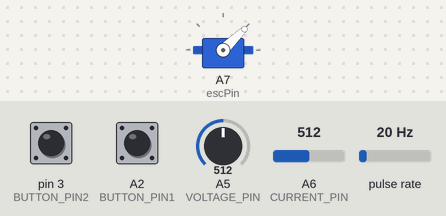
Recording of a sketch running on a simulated Arduino Nano, built with avr-gcc and run on an emulated ATmega328P. Shown: servo. Wiring (inferred from the names in the program): pulse sensor: data pin 2. Inputs (shaded band) come from the test bench; at power-on: pin 3 (BUTTON_PIN2) HIGH, A2 (BUTTON_PIN1) HIGH, A5 (VOLTAGE_PIN) = 512, A6 (CURRENT_PIN) = 512, pulse rate 20 Hz. What the sketch prints to the serial monitor is not drawn.

Above: at 1.2 s.
1.3 s: pin 3 (BUTTON_PIN2) pulled LOW for 3.2 s
At 5.77 s:
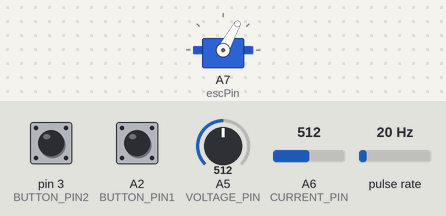
At 13.5 s:
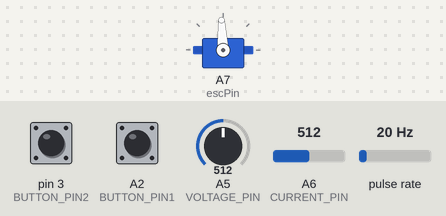
Timing chart, 0 to 15.0 s (numbered marks = the images above; inputs shaded):
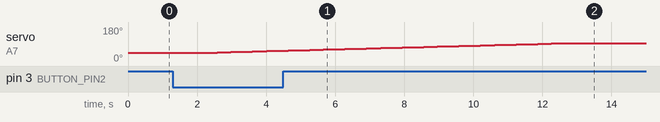

Measured:
- after the input at 1.3 s, servo on A7 (escPin): moves from 44° to 93° over 9.9 s, starting after 1.1 s

The sketch:

new_kv.ino
```cpp
#include <Wire.h>
#include <Adafruit_GFX.h>
#include <Adafruit_SSD1306.h>
#include <Servo.h>

#define HALL_PIN_D0 2
#define VOLTAGE_PIN A5
#define CURRENT_PIN A6
#define BUTTON_PIN1 A2 // Первая кнопка для нажатий
#define BUTTON_PIN2 3 // Вторая кнопка для удержания
#define MAGNET_COUNT 7
const float REFERENCE_VOLTAGE = 5.0;
const float MAX_INPUT_VOLTAGE = 25.0;
const float DIVIDER_RATIO = MAX_INPUT_VOLTAGE / REFERENCE_VOLTAGE;

const int ledPins[6] = {12, 11, 10, 9, 8, 7}; // Светодиоды для выбора KV
const int resultLedPins[3] = {4, 5, 6}; // Светодиоды для результата
const int KV[6] = {300, 600, 900, 1200, 1500, 1800};
int selectedKVled = 0;
int selectedKV = 300;

volatile int pulseCount = 0;
unsigned long previousMillis = 0;
const long interval = 1000;
float voltage = 0;
float rpm = 0;
float current = 0;
float maxKV = 0;
float maxKV_AverageCurrent = 0;
char currentStr[10];

const int numReadings = 2;
float currentReadings[numReadings] = {0.0};
int currentReadingIndex = 0;
float totalCurrent = 0.0;
float averageCurrent = 0.0;

Servo esc;
int escPin = A7;
int minThrottle = 1000;
int maxThrottle = 1500;
int currentThrottle = minThrottle;

bool testRunning = false;
unsigned long testStartTime = 0;
const unsigned long accelTime = 10000; // Время ускорения
const unsigned long holdTime = 8000;   // Время удержания
const unsigned long decelTime = 5000;  // Время замедления

// Переменные для накопления тока в период удержания
float holdTimeCurrentSum = 0.0;
int holdTimeCurrentCount = 0;
bool isHoldTimeActive = false;

// Переменные для управления кнопками
unsigned long buttonPressStart1 = 0;
unsigned long buttonPressStart2 = 0;
const unsigned long longPressTime = 1000; // Время длительного нажатия для удержания второй кнопкой
unsigned long lastButtonStateChange1 = 0;
unsigned long lastButtonStateChange2 = 0;
const unsigned long debounceDelay = 200; // Задержка для антидребезга
bool isButtonLongPress1 = false;
bool isButtonLongPress2 = false;

void setup() {
  Serial.begin(115200);
  esc.attach(escPin);
  esc.writeMicroseconds(minThrottle);

  pinMode(BUTTON_PIN1, INPUT_PULLUP);
  pinMode(BUTTON_PIN2, INPUT_PULLUP);

  pinMode(HALL_PIN_D0, INPUT);
  attachInterrupt(digitalPinToInterrupt(HALL_PIN_D0), countPulse, RISING);

  Serial.println("Система запущена. Нажмите первую кнопку для переключения KV, вторую кнопку для запуска теста.");
}

void loop() {
  unsigned long currentMillis = millis();

  // Проверка первой кнопки (нажатие)
  if (digitalRead(BUTTON_PIN1) == LOW) {
    if (buttonPressStart1 == 0) {
      buttonPressStart1 = currentMillis; // Запоминаем время нажатия
    } else if (currentMillis - buttonPressStart1 >= longPressTime) {
      // Долгое нажатие
      isButtonLongPress1 = true;
    }
  } else {
    if (buttonPressStart1 != 0) {
      unsigned long pressDuration = currentMillis - buttonPressStart1;
      buttonPressStart1 = 0;

      if (isButtonLongPress1) {
        isButtonLongPress1 = false; // Сбрасываем флаг долгого нажатия
      } else if (pressDuration < longPressTime && (currentMillis - lastButtonStateChange1 > debounceDelay)) {
        // Короткое нажатие — переключение KV
        if (!testRunning) {  // Разрешаем переключение только если тест не запущен
          Serial.println("Переключение KV.");
          selectedKVled = (selectedKVled + 1) % 6;
          selectedKV = KV[selectedKVled];
          for (int i = 0; i < 6; i++) {
            digitalWrite(ledPins[i], i == selectedKVled ? HIGH : LOW);
          }
          Serial.print("Текущее значение KV: ");
          Serial.println(selectedKV);
        }
        lastButtonStateChange1 = currentMillis; // Обновляем время последнего изменения состояния кнопки
      }
    }
  }

  // Проверка второй кнопки (удержание)
  if (digitalRead(BUTTON_PIN2) == LOW) {
    if (buttonPressStart2 == 0) {
      buttonPressStart2 = currentMillis; // Запоминаем время нажатия второй кнопки
    } else if (currentMillis - buttonPressStart2 >= longPressTime) {
      // Долгое нажатие второй кнопки запускает тест
      if (!testRunning) {
        testRunning = true;


testStartTime = currentMillis;

        // Сброс переменных удержания
        holdTimeCurrentSum = 0.0;
        holdTimeCurrentCount = 0;
        isHoldTimeActive = false;

        Serial.println("Тест запущен.");
      }
      isButtonLongPress2 = true;
    }
  } else {
    if (buttonPressStart2 != 0) {
      buttonPressStart2 = 0;
      if (isButtonLongPress2) {
        isButtonLongPress2 = false;
      }
    }
  }

  // Код для проведения теста
  if (testRunning) {
    unsigned long elapsedTime = currentMillis - testStartTime;

    if (elapsedTime < accelTime) {
      // Ускорение
      currentThrottle = map(elapsedTime, 0, accelTime, minThrottle, maxThrottle);
    } else if (elapsedTime < accelTime + holdTime) {
      // Удержание максимальной скорости
      currentThrottle = maxThrottle;
      isHoldTimeActive = true;
    } else if (elapsedTime < accelTime + holdTime + decelTime) {
      // Замедление
      currentThrottle = map(elapsedTime, accelTime + holdTime, accelTime + holdTime + decelTime, maxThrottle, minThrottle);
      isHoldTimeActive = false;
    } else {
      // Завершение теста
      testRunning = false;
      if (holdTimeCurrentCount > 0) {
        maxKV_AverageCurrent = holdTimeCurrentSum / holdTimeCurrentCount;
      }
      float difference = abs((maxKV - selectedKV) / selectedKV) * 100;

      if (difference <= 5) {
          digitalWrite(resultLedPins[0], HIGH); // Менее 5%
          Serial.println("Разница менее 5%");
      } else if (difference <= 10) {
          digitalWrite(resultLedPins[1], HIGH); // Менее 10%
          Serial.println("Разница менее 10%");
      } else {
          digitalWrite(resultLedPins[2], HIGH); // Более 10%
          Serial.println("Разница более 10%");
      }
      Serial.println("Тест завершен.");
    }
  } else {
    if (currentThrottle > minThrottle) {
      currentThrottle -= 10;
      delay(10);
    }
  }

  // Управление ESC
  esc.writeMicroseconds(currentThrottle);

  // Измерения и вывод данных
  if (currentMillis - previousMillis >= interval) {
    previousMillis = currentMillis;
    noInterrupts();
    int pulses = pulseCount;
    pulseCount = 0;
    interrupts();

    float revolutions = pulses / float(MAGNET_COUNT);
    rpm = revolutions * 60 * 0.9859;

    int sensorValue = analogRead(VOLTAGE_PIN);
    float measuredVoltage = sensorValue * (REFERENCE_VOLTAGE / 1020.0);
    voltage = measuredVoltage * DIVIDER_RATIO;

    int currentSensorValue = analogRead(CURRENT_PIN);
    float voltageAtCurrentPin = currentSensorValue * (REFERENCE_VOLTAGE / 1023.0);
    current = (voltageAtCurrentPin - 2.5) / 0.066;

    // Среднее значение тока
    totalCurrent -= currentReadings[currentReadingIndex];
    currentReadings[currentReadingIndex] = current;
    totalCurrent += current;
    currentReadingIndex = (currentReadingIndex + 1) % numReadings;
    averageCurrent = totalCurrent / numReadings;

    // Накопление данных тока в фазе удержания
    if (isHoldTimeActive) {
      holdTimeCurrentSum += averageCurrent;
      holdTimeCurrentCount++;

      // Обновление maxKV
      if (voltage != 0) {
        float kv = rpm / voltage;
        if (kv > maxKV) {
          maxKV = kv;
        }
      }
    }

    Serial.print("RPM: ");
    Serial.print(rpm);
    Serial.print("\t");
    Serial.print("Current: ");
    Serial.println(current);
  }
}

void countPulse() {
  pulseCount++;
}
```
